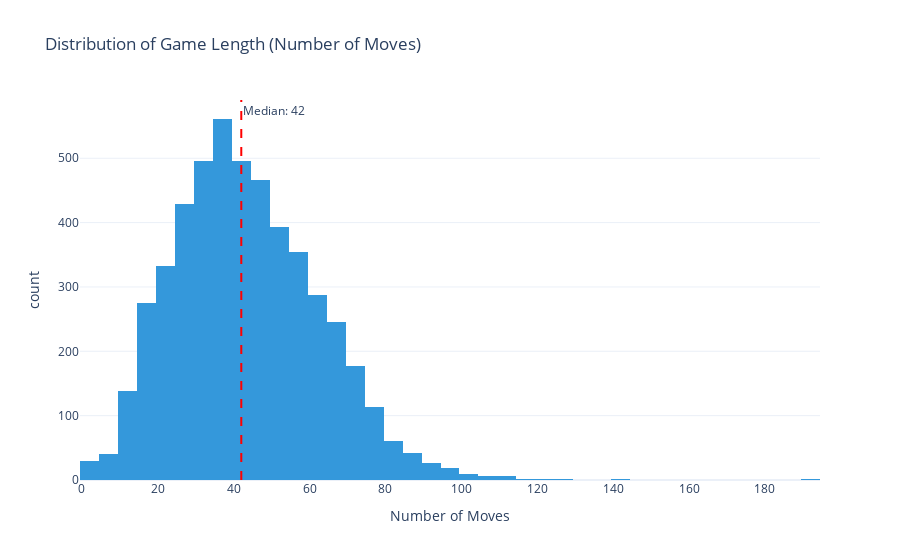

The code cell stored with this chart in its notebook:
### Code cell
# Game length distribution
fig_moves = px.histogram(
    df, x='num_moves', nbins=50,
    title='Distribution of Game Length (Number of Moves)',
    labels={'num_moves': 'Number of Moves', 'count': 'Frequency'},
    color_discrete_sequence=[COLOR_PRIMARY]
)
fig_moves.add_vline(x=df['num_moves'].median(), line_dash="dash", line_color="red",
                    annotation_text=f"Median: {df['num_moves'].median():.0f}")
fig_moves.update_layout(template=CHART_TEMPLATE)
fig_moves.show()

print(f"Game length statistics:")
print(df['num_moves'].describe())

### Figure 1 — Plotly figure (JSON) as saved in the notebook; plotly's stock layout.template omitted (floating-point values rounded to 4 significant figures; data arrays with more than 128 entries replaced by an {"elided": "..."} marker saying what was removed)
{"data": [{"bingroup": "x", "hovertemplate": "Number of Moves=%{x}<br>count=%{y}<extra></extra>", "legendgroup": "", "marker": {"color": "#3498db", "pattern": {"shape": ""}}, "name": "", "nbinsx": 50, "orientation": "v", "showlegend": false, "type": "histogram", "x": {"elided": "5010 int values"}, "xaxis": "x", "yaxis": "y"}], "layout": {"annotations": [{"showarrow": false, "text": "Median: 42", "x": 42, "xanchor": "left", "xref": "x", "y": 1, "yanchor": "top", "yref": "y domain"}], "barmode": "relative", "legend": {"tracegroupgap": 0}, "shapes": [{"line": {"color": "red", "dash": "dash"}, "type": "line", "x0": 42, "x1": 42, "xref": "x", "y0": 0, "y1": 1, "yref": "y domain"}], "title": {"text": "Distribution of Game Length (Number of Moves)"}, "xaxis": {"anchor": "y", "domain": [0, 1], "title": {"text": "Number of Moves"}}, "yaxis": {"anchor": "x", "domain": [0, 1], "title": {"text": "count"}}}}
